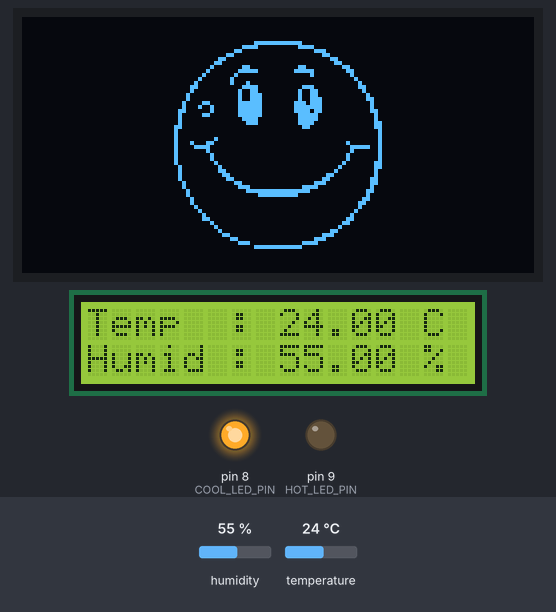
Recording of a sketch running on a simulated Arduino Uno, built with avr-gcc and run on an emulated ATmega328P. Shown: 128×64 one-colour display, 16×2 character LCD, output pins drawn as LEDs (lit = HIGH). Inputs (shaded band) come from the test bench; at power-on: temperature 24 °C, humidity 55 %.

Above: at 2.3 s.
2.4 s: temperature set to 28 °C
At 3.9 s:
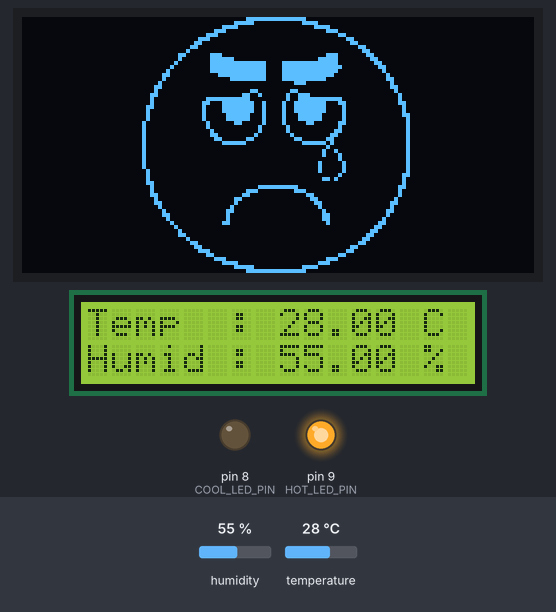
5.2 s: humidity set to 22 %
At 6.4 s:
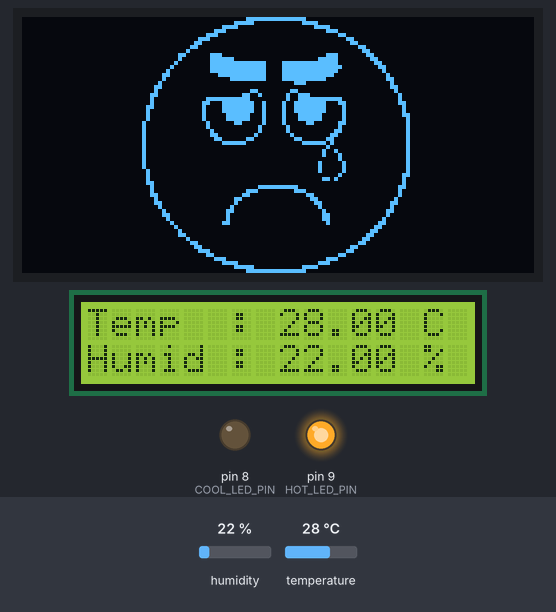
8.0 s: humidity set to 40 %
At 10.4 s:
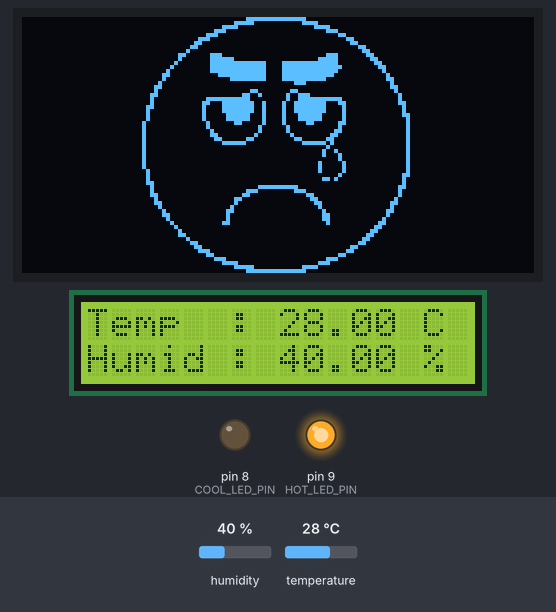
11.1 s: temperature set to 12 °C
At 13.0 s:
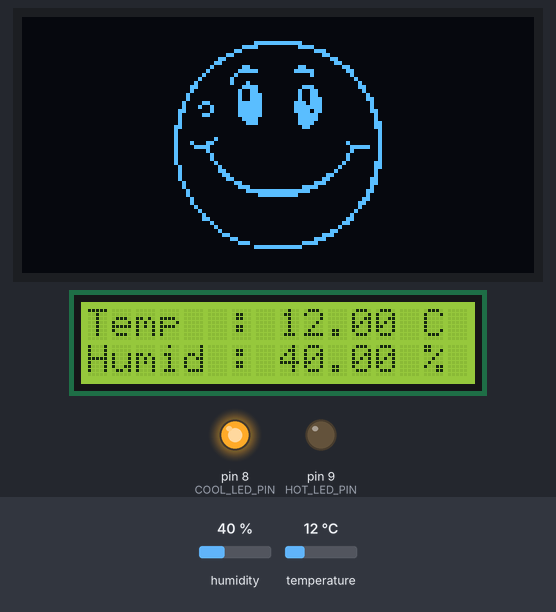
Timing chart, 0 to 14.5 s (numbered marks = the images above; inputs shaded):
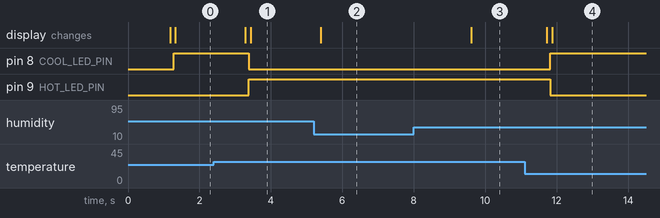

The sketch:

Tempreture_Animation.ino
```cpp
#include <Wire.h>
#include <LiquidCrystal_I2C.h>
#include <Adafruit_GFX.h>
#include <Adafruit_SSD1306.h>
#include <DHT.h>


#define SCREEN_WIDTH 128 // OLED display width, in pixels
#define SCREEN_HEIGHT 64 // OLED display height, in pixels
#define OLED_RESET     -1 // Reset pin # (or -1 if sharing Arduino reset pin)
#define OLED_ADDRESS  0x3C  // Replace with your OLED address
// Define the pin where the data pin is connected
#define DHTPIN 2      // DHT sensor connected to digital pin 2
#define DHTTYPE DHT11 // Change to DHT22 if you're using that sensor
#define HOT_LED_PIN 9  // Red LED connected to digital pin 3
#define COOL_LED_PIN 8 // green LED connected to digital pin 4

DHT dht(DHTPIN, DHTTYPE);

Adafruit_SSD1306 oled(SCREEN_WIDTH, SCREEN_HEIGHT, &Wire, OLED_RESET);
// Set the LCD address to 0x27 or the one you found using I2C scanner
#define LCD_ADDRESS  0x27  // Replace with your LCD address
LiquidCrystal_I2C lcd(LCD_ADDRESS, 16, 2);
const float HOT_THRESHOLD = 27.0; // Temperature threshold in °C

const unsigned char PROGMEM smiley_face[] = {
 0x00, 0x00, 0x00, 0x00, 0x00, 0x00, 0x00, 0x00, 0x00, 0x00, 0x00, 0x00, 0x00, 0x00, 0x00, 0x00,
	0x00, 0x00, 0x00, 0x00, 0x00, 0x00, 0x00, 0x00, 0x00, 0x00, 0x00, 0x00, 0x00, 0x00, 0x00, 0x00,
	0x00, 0x00, 0x00, 0x00, 0x00, 0x00, 0x00, 0x00, 0x00, 0x00, 0x00, 0x00, 0x00, 0x00, 0x00, 0x00,
	0x00, 0x00, 0x00, 0x00, 0x00, 0x00, 0x00, 0x00, 0x00, 0x00, 0x00, 0x00, 0x00, 0x00, 0x00, 0x00,
	0x00, 0x00, 0x00, 0x00, 0x00, 0x00, 0x00, 0x00, 0x00, 0x00, 0x00, 0x00, 0x00, 0x00, 0x00, 0x00,
	0x00, 0x00, 0x00, 0x00, 0x00, 0x00, 0x00, 0x00, 0x00, 0x00, 0x00, 0x00, 0x00, 0x00, 0x00, 0x00,
	0x00, 0x00, 0x00, 0x00, 0x00, 0x00, 0x00, 0x3f, 0xfc, 0x00, 0x00, 0x00, 0x00, 0x00, 0x00, 0x00,
	0x00, 0x00, 0x00, 0x00, 0x00, 0x00, 0x01, 0xe0, 0x07, 0x80, 0x00, 0x00, 0x00, 0x00, 0x00, 0x00,
	0x00, 0x00, 0x00, 0x00, 0x00, 0x00, 0x06, 0x00, 0x00, 0x70, 0x00, 0x00, 0x00, 0x00, 0x00, 0x00,
	0x00, 0x00, 0x00, 0x00, 0x00, 0x00, 0x18, 0x00, 0x00, 0x18, 0x00, 0x00, 0x00, 0x00, 0x00, 0x00,
	0x00, 0x00, 0x00, 0x00, 0x00, 0x00, 0x60, 0x00, 0x00, 0x06, 0x00, 0x00, 0x00, 0x00, 0x00, 0x00,
	0x00, 0x00, 0x00, 0x00, 0x00, 0x00, 0xc0, 0x00, 0x00, 0x03, 0x00, 0x00, 0x00, 0x00, 0x00, 0x00,
	0x00, 0x00, 0x00, 0x00, 0x00, 0x01, 0x01, 0x80, 0x06, 0x00, 0xc0, 0x00, 0x00, 0x00, 0x00, 0x00,
	0x00, 0x00, 0x00, 0x00, 0x00, 0x02, 0x03, 0xe0, 0x0f, 0x80, 0x60, 0x00, 0x00, 0x00, 0x00, 0x00,
	0x00, 0x00, 0x00, 0x00, 0x00, 0x04, 0x04, 0x00, 0x00, 0x80, 0x20, 0x00, 0x00, 0x00, 0x00, 0x00,
	0x00, 0x00, 0x00, 0x00, 0x00, 0x08, 0x08, 0x00, 0x00, 0x00, 0x10, 0x00, 0x00, 0x00, 0x00, 0x00,
	0x00, 0x00, 0x00, 0x00, 0x00, 0x10, 0x08, 0x80, 0x00, 0x00, 0x08, 0x00, 0x00, 0x00, 0x00, 0x00,
	0x00, 0x00, 0x00, 0x00, 0x00, 0x30, 0x01, 0xe0, 0x03, 0x80, 0x0c, 0x00, 0x00, 0x00, 0x00, 0x00,
	0x00, 0x00, 0x00, 0x00, 0x00, 0x20, 0x02, 0x60, 0x04, 0xc0, 0x04, 0x00, 0x00, 0x00, 0x00, 0x00,
	0x00, 0x00, 0x00, 0x00, 0x00, 0x40, 0x02, 0x70, 0x04, 0xc0, 0x02, 0x00, 0x00, 0x00, 0x00, 0x00,
	0x00, 0x00, 0x00, 0x00, 0x00, 0x40, 0x02, 0x70, 0x04, 0xe0, 0x03, 0x00, 0x00, 0x00, 0x00, 0x00,
	0x00, 0x00, 0x00, 0x00, 0x00, 0x86, 0x03, 0xf0, 0x0e, 0xe0, 0x01, 0x00, 0x00, 0x00, 0x00, 0x00,
	0x00, 0x00, 0x00, 0x00, 0x00, 0x89, 0x03, 0xf0, 0x0f, 0xe0, 0x01, 0x00, 0x00, 0x00, 0x00, 0x00,
	0x00, 0x00, 0x00, 0x00, 0x01, 0x81, 0x03, 0xf0, 0x0f, 0x60, 0x01, 0x80, 0x00, 0x00, 0x00, 0x00,
	0x00, 0x00, 0x00, 0x00, 0x01, 0x06, 0x03, 0xf0, 0x07, 0xc0, 0x00, 0x80, 0x00, 0x00, 0x00, 0x00,
	0x00, 0x00, 0x00, 0x00, 0x01, 0x00, 0x01, 0xe0, 0x07, 0xc0, 0x00, 0x80, 0x00, 0x00, 0x00, 0x00,
	0x00, 0x00, 0x00, 0x00, 0x01, 0x00, 0x00, 0xe0, 0x07, 0x80, 0x00, 0xc0, 0x00, 0x00, 0x00, 0x00,
	0x00, 0x00, 0x00, 0x00, 0x03, 0x00, 0x00, 0x00, 0x03, 0x00, 0x00, 0xc0, 0x00, 0x00, 0x00, 0x00,
	0x00, 0x00, 0x00, 0x00, 0x02, 0x00, 0x00, 0x00, 0x00, 0x00, 0x00, 0x40, 0x00, 0x00, 0x00, 0x00,
	0x00, 0x00, 0x00, 0x00, 0x02, 0x00, 0x00, 0x00, 0x00, 0x00, 0x00, 0x40, 0x00, 0x00, 0x00, 0x00,
	0x00, 0x00, 0x00, 0x00, 0x02, 0x00, 0x80, 0x00, 0x00, 0x00, 0x00, 0x40, 0x00, 0x00, 0x00, 0x00,
	0x00, 0x00, 0x00, 0x00, 0x02, 0x23, 0x00, 0x00, 0x00, 0x00, 0x40, 0x40, 0x00, 0x00, 0x00, 0x00,
	0x00, 0x00, 0x00, 0x00, 0x02, 0x1e, 0x00, 0x00, 0x00, 0x00, 0x3e, 0x40, 0x00, 0x00, 0x00, 0x00,
	0x00, 0x00, 0x00, 0x00, 0x02, 0x02, 0x00, 0x00, 0x00, 0x00, 0x20, 0x40, 0x00, 0x00, 0x00, 0x00,
	0x00, 0x00, 0x00, 0x00, 0x02, 0x01, 0x00, 0x00, 0x00, 0x00, 0x40, 0x40, 0x00, 0x00, 0x00, 0x00,
	0x00, 0x00, 0x00, 0x00, 0x02, 0x01, 0x00, 0x00, 0x00, 0x00, 0x40, 0x40, 0x00, 0x00, 0x00, 0x00,
	0x00, 0x00, 0x00, 0x00, 0x02, 0x00, 0x80, 0x00, 0x00, 0x00, 0x80, 0xc0, 0x00, 0x00, 0x00, 0x00,
	0x00, 0x00, 0x00, 0x00, 0x01, 0x00, 0x40, 0x00, 0x00, 0x01, 0x00, 0xc0, 0x00, 0x00, 0x00, 0x00,
	0x00, 0x00, 0x00, 0x00, 0x01, 0x00, 0x60, 0x00, 0x00, 0x02, 0x00, 0x80, 0x00, 0x00, 0x00, 0x00,
	0x00, 0x00, 0x00, 0x00, 0x01, 0x00, 0x30, 0x00, 0x00, 0x0c, 0x00, 0x80, 0x00, 0x00, 0x00, 0x00,
	0x00, 0x00, 0x00, 0x00, 0x01, 0x00, 0x18, 0x00, 0x00, 0x18, 0x01, 0x80, 0x00, 0x00, 0x00, 0x00,
	0x00, 0x00, 0x00, 0x00, 0x00, 0x80, 0x06, 0x00, 0x00, 0x70, 0x01, 0x80, 0x00, 0x00, 0x00, 0x00,
	0x00, 0x00, 0x00, 0x00, 0x00, 0x80, 0x03, 0x80, 0x03, 0xc0, 0x01, 0x00, 0x00, 0x00, 0x00, 0x00,
	0x00, 0x00, 0x00, 0x00, 0x00, 0x40, 0x00, 0xff, 0xff, 0x00, 0x03, 0x00, 0x00, 0x00, 0x00, 0x00,
	0x00, 0x00, 0x00, 0x00, 0x00, 0x40, 0x00, 0x1f, 0xf8, 0x00, 0x02, 0x00, 0x00, 0x00, 0x00, 0x00,
	0x00, 0x00, 0x00, 0x00, 0x00, 0x20, 0x00, 0x00, 0x00, 0x00, 0x06, 0x00, 0x00, 0x00, 0x00, 0x00,
	0x00, 0x00, 0x00, 0x00, 0x00, 0x20, 0x00, 0x00, 0x00, 0x00, 0x0c, 0x00, 0x00, 0x00, 0x00, 0x00,
	0x00, 0x00, 0x00, 0x00, 0x00, 0x10, 0x00, 0x00, 0x00, 0x00, 0x08, 0x00, 0x00, 0x00, 0x00, 0x00,
	0x00, 0x00, 0x00, 0x00, 0x00, 0x08, 0x00, 0x00, 0x00, 0x00, 0x10, 0x00, 0x00, 0x00, 0x00, 0x00,
	0x00, 0x00, 0x00, 0x00, 0x00, 0x04, 0x00, 0x00, 0x00, 0x00, 0x20, 0x00, 0x00, 0x00, 0x00, 0x00,
	0x00, 0x00, 0x00, 0x00, 0x00, 0x06, 0x00, 0x00, 0x00, 0x00, 0x60, 0x00, 0x00, 0x00, 0x00, 0x00,
	0x00, 0x00, 0x00, 0x00, 0x00, 0x01, 0x00, 0x00, 0x00, 0x00, 0xc0, 0x00, 0x00, 0x00, 0x00, 0x00,
	0x00, 0x00, 0x00, 0x00, 0x00, 0x00, 0x80, 0x00, 0x00, 0x01, 0x00, 0x00, 0x00, 0x00, 0x00, 0x00,
	0x00, 0x00, 0x00, 0x00, 0x00, 0x00, 0x40, 0x00, 0x00, 0x06, 0x00, 0x00, 0x00, 0x00, 0x00, 0x00,
	0x00, 0x00, 0x00, 0x00, 0x00, 0x00, 0x30, 0x00, 0x00, 0x1c, 0x00, 0x00, 0x00, 0x00, 0x00, 0x00,
	0x00, 0x00, 0x00, 0x00, 0x00, 0x00, 0x0c, 0x00, 0x00, 0x70, 0x00, 0x00, 0x00, 0x00, 0x00, 0x00,
	0x00, 0x00, 0x00, 0x00, 0x00, 0x00, 0x03, 0x80, 0x03, 0xc0, 0x00, 0x00, 0x00, 0x00, 0x00, 0x00,
	0x00, 0x00, 0x00, 0x00, 0x00, 0x00, 0x00, 0x3f, 0xfc, 0x00, 0x00, 0x00, 0x00, 0x00, 0x00, 0x00,
	0x00, 0x00, 0x00, 0x00, 0x00, 0x00, 0x00, 0x00, 0x00, 0x00, 0x00, 0x00, 0x00, 0x00, 0x00, 0x00,
	0x00, 0x00, 0x00, 0x00, 0x00, 0x00, 0x00, 0x00, 0x00, 0x00, 0x00, 0x00, 0x00, 0x00, 0x00, 0x00,
	0x00, 0x00, 0x00, 0x00, 0x00, 0x00, 0x00, 0x00, 0x00, 0x00, 0x00, 0x00, 0x00, 0x00, 0x00, 0x00,
	0x00, 0x00, 0x00, 0x00, 0x00, 0x00, 0x00, 0x00, 0x00, 0x00, 0x00, 0x00, 0x00, 0x00, 0x00, 0x00,
	0x00, 0x00, 0x00, 0x00, 0x00, 0x00, 0x00, 0x00, 0x00, 0x00, 0x00, 0x00, 0x00, 0x00, 0x00, 0x00,
	0x00, 0x00, 0x00, 0x00, 0x00, 0x00, 0x00, 0x00, 0x00, 0x00, 0x00, 0x00, 0x00, 0x00, 0x00, 0x00
};
const unsigned char smiley_sad[] PROGMEM = {
	0x00, 0x00, 0x00, 0x00, 0x00, 0x00, 0x00, 0xff, 0xfe, 0x00, 0x00, 0x00, 0x00, 0x00, 0x00, 0x00,
	0x00, 0x00, 0x00, 0x00, 0x00, 0x00, 0x07, 0xc0, 0x03, 0xc0, 0x00, 0x00, 0x00, 0x00, 0x00, 0x00,
	0x00, 0x00, 0x00, 0x00, 0x00, 0x00, 0x3c, 0x00, 0x00, 0x78, 0x00, 0x00, 0x00, 0x00, 0x00, 0x00,
	0x00, 0x00, 0x00, 0x00, 0x00, 0x00, 0xe0, 0x00, 0x00, 0x0e, 0x00, 0x00, 0x00, 0x00, 0x00, 0x00,
	0x00, 0x00, 0x00, 0x00, 0x00, 0x03, 0x80, 0x00, 0x00, 0x01, 0x80, 0x00, 0x00, 0x00, 0x00, 0x00,
	0x00, 0x00, 0x00, 0x00, 0x00, 0x0e, 0x00, 0x00, 0x00, 0x00, 0x60, 0x00, 0x00, 0x00, 0x00, 0x00,
	0x00, 0x00, 0x00, 0x00, 0x00, 0x18, 0x00, 0x00, 0x00, 0x00, 0x30, 0x00, 0x00, 0x00, 0x00, 0x00,
	0x00, 0x00, 0x00, 0x00, 0x00, 0x30, 0x00, 0x00, 0x00, 0x00, 0x0c, 0x00, 0x00, 0x00, 0x00, 0x00,
	0x00, 0x00, 0x00, 0x00, 0x00, 0x40, 0x00, 0x00, 0x00, 0x00, 0x06, 0x00, 0x00, 0x00, 0x00, 0x00,
	0x00, 0x00, 0x00, 0x00, 0x01, 0x81, 0xc0, 0x00, 0x00, 0x0e, 0x03, 0x00, 0x00, 0x00, 0x00, 0x00,
	0x00, 0x00, 0x00, 0x00, 0x01, 0x01, 0xf8, 0x00, 0x00, 0x3e, 0x01, 0x80, 0x00, 0x00, 0x00, 0x00,
	0x00, 0x00, 0x00, 0x00, 0x02, 0x01, 0xff, 0xf8, 0x7f, 0xfe, 0x00, 0xc0, 0x00, 0x00, 0x00, 0x00,
	0x00, 0x00, 0x00, 0x00, 0x04, 0x01, 0xff, 0xf8, 0x7f, 0xff, 0x00, 0x60, 0x00, 0x00, 0x00, 0x00,
	0x00, 0x00, 0x00, 0x00, 0x08, 0x01, 0xff, 0xf8, 0x7f, 0xfe, 0x00, 0x20, 0x00, 0x00, 0x00, 0x00,
	0x00, 0x00, 0x00, 0x00, 0x18, 0x00, 0x7f, 0xf8, 0x7f, 0xfc, 0x00, 0x10, 0x00, 0x00, 0x00, 0x00,
	0x00, 0x00, 0x00, 0x00, 0x10, 0x00, 0x0f, 0xf8, 0x7f, 0xf0, 0x00, 0x18, 0x00, 0x00, 0x00, 0x00,
	0x00, 0x00, 0x00, 0x00, 0x20, 0x00, 0x00, 0x00, 0x0e, 0x00, 0x00, 0x08, 0x00, 0x00, 0x00, 0x00,
	0x00, 0x00, 0x00, 0x00, 0x60, 0x00, 0x00, 0x00, 0x00, 0x00, 0x00, 0x0c, 0x00, 0x00, 0x00, 0x00,
	0x00, 0x00, 0x00, 0x00, 0x40, 0x00, 0x00, 0x60, 0x18, 0x00, 0x00, 0x04, 0x00, 0x00, 0x00, 0x00,
	0x00, 0x00, 0x00, 0x00, 0xc0, 0x00, 0x01, 0x90, 0x27, 0x00, 0x00, 0x02, 0x00, 0x00, 0x00, 0x00,
	0x00, 0x00, 0x00, 0x00, 0x80, 0x03, 0xff, 0x80, 0x27, 0xff, 0x00, 0x02, 0x00, 0x00, 0x00, 0x00,
	0x00, 0x00, 0x00, 0x00, 0x80, 0x06, 0x3f, 0xc8, 0x4f, 0xf1, 0x80, 0x03, 0x00, 0x00, 0x00, 0x00,
	0x00, 0x00, 0x00, 0x01, 0x80, 0x04, 0x3f, 0xc8, 0x4f, 0xf0, 0x80, 0x01, 0x00, 0x00, 0x00, 0x00,
	0x00, 0x00, 0x00, 0x01, 0x00, 0x04, 0x3f, 0xc8, 0x4f, 0xf0, 0x80, 0x01, 0x00, 0x00, 0x00, 0x00,
	0x00, 0x00, 0x00, 0x01, 0x00, 0x04, 0x1f, 0x88, 0x47, 0xe0, 0x80, 0x01, 0x80, 0x00, 0x00, 0x00,
	0x00, 0x00, 0x00, 0x01, 0x00, 0x04, 0x1f, 0x88, 0x47, 0xe0, 0x80, 0x00, 0x80, 0x00, 0x00, 0x00,
	0x00, 0x00, 0x00, 0x02, 0x00, 0x02, 0x06, 0x08, 0x41, 0x81, 0x80, 0x00, 0x80, 0x00, 0x00, 0x00,
	0x00, 0x00, 0x00, 0x02, 0x00, 0x02, 0x00, 0x10, 0x20, 0x01, 0x00, 0x00, 0x80, 0x00, 0x00, 0x00,
	0x00, 0x00, 0x00, 0x02, 0x00, 0x01, 0x00, 0x10, 0x20, 0x03, 0x00, 0x00, 0x80, 0x00, 0x00, 0x00,
	0x00, 0x00, 0x00, 0x02, 0x00, 0x01, 0x80, 0x20, 0x10, 0x06, 0x00, 0x00, 0x80, 0x00, 0x00, 0x00,
	0x00, 0x00, 0x00, 0x02, 0x00, 0x00, 0xc0, 0xc0, 0x0c, 0x0c, 0x00, 0x00, 0x80, 0x00, 0x00, 0x00,
	0x00, 0x00, 0x00, 0x02, 0x00, 0x00, 0x3f, 0x00, 0x03, 0xf4, 0x00, 0x00, 0x80, 0x00, 0x00, 0x00,
	0x00, 0x00, 0x00, 0x02, 0x00, 0x00, 0x00, 0x00, 0x00, 0x08, 0x00, 0x00, 0x80, 0x00, 0x00, 0x00,
	0x00, 0x00, 0x00, 0x02, 0x00, 0x00, 0x00, 0x00, 0x00, 0x12, 0x00, 0x00, 0x80, 0x00, 0x00, 0x00,
	0x00, 0x00, 0x00, 0x02, 0x00, 0x00, 0x00, 0x00, 0x00, 0x11, 0x00, 0x00, 0x80, 0x00, 0x00, 0x00,
	0x00, 0x00, 0x00, 0x02, 0x00, 0x00, 0x00, 0x00, 0x00, 0x01, 0x00, 0x00, 0x80, 0x00, 0x00, 0x00,
	0x00, 0x00, 0x00, 0x02, 0x00, 0x00, 0x00, 0x00, 0x00, 0x20, 0x80, 0x00, 0x80, 0x00, 0x00, 0x00,
	0x00, 0x00, 0x00, 0x02, 0x00, 0x00, 0x00, 0x00, 0x00, 0x20, 0x80, 0x00, 0x80, 0x00, 0x00, 0x00,
	0x00, 0x00, 0x00, 0x01, 0x00, 0x00, 0x00, 0x00, 0x00, 0x20, 0x80, 0x00, 0x80, 0x00, 0x00, 0x00,
	0x00, 0x00, 0x00, 0x01, 0x00, 0x00, 0x00, 0x00, 0x00, 0x01, 0x00, 0x01, 0x80, 0x00, 0x00, 0x00,
	0x00, 0x00, 0x00, 0x01, 0x00, 0x00, 0x00, 0x00, 0x00, 0x1a, 0x00, 0x01, 0x00, 0x00, 0x00, 0x00,
	0x00, 0x00, 0x00, 0x01, 0x80, 0x00, 0x00, 0x00, 0x00, 0x00, 0x00, 0x01, 0x00, 0x00, 0x00, 0x00,
	0x00, 0x00, 0x00, 0x00, 0x80, 0x00, 0x00, 0x1f, 0xf8, 0x00, 0x00, 0x03, 0x00, 0x00, 0x00, 0x00,
	0x00, 0x00, 0x00, 0x00, 0x80, 0x00, 0x00, 0xe0, 0x0e, 0x00, 0x00, 0x02, 0x00, 0x00, 0x00, 0x00,
	0x00, 0x00, 0x00, 0x00, 0xc0, 0x00, 0x01, 0x80, 0x01, 0x80, 0x00, 0x02, 0x00, 0x00, 0x00, 0x00,
	0x00, 0x00, 0x00, 0x00, 0x40, 0x00, 0x06, 0x00, 0x00, 0xc0, 0x00, 0x04, 0x00, 0x00, 0x00, 0x00,
	0x00, 0x00, 0x00, 0x00, 0x60, 0x00, 0x04, 0x00, 0x00, 0x60, 0x00, 0x0c, 0x00, 0x00, 0x00, 0x00,
	0x00, 0x00, 0x00, 0x00, 0x20, 0x00, 0x08, 0x00, 0x00, 0x20, 0x00, 0x08, 0x00, 0x00, 0x00, 0x00,
	0x00, 0x00, 0x00, 0x00, 0x10, 0x00, 0x18, 0x00, 0x00, 0x10, 0x00, 0x18, 0x00, 0x00, 0x00, 0x00,
	0x00, 0x00, 0x00, 0x00, 0x18, 0x00, 0x10, 0x00, 0x00, 0x18, 0x00, 0x10, 0x00, 0x00, 0x00, 0x00,
	0x00, 0x00, 0x00, 0x00, 0x08, 0x00, 0x10, 0x00, 0x00, 0x18, 0x00, 0x20, 0x00, 0x00, 0x00, 0x00,
	0x00, 0x00, 0x00, 0x00, 0x04, 0x00, 0x30, 0x00, 0x00, 0x08, 0x00, 0x60, 0x00, 0x00, 0x00, 0x00,
	0x00, 0x00, 0x00, 0x00, 0x02, 0x00, 0x00, 0x00, 0x00, 0x00, 0x00, 0xc0, 0x00, 0x00, 0x00, 0x00,
	0x00, 0x00, 0x00, 0x00, 0x01, 0x00, 0x00, 0x00, 0x00, 0x00, 0x01, 0x80, 0x00, 0x00, 0x00, 0x00,
	0x00, 0x00, 0x00, 0x00, 0x01, 0x80, 0x00, 0x00, 0x00, 0x00, 0x03, 0x00, 0x00, 0x00, 0x00, 0x00,
	0x00, 0x00, 0x00, 0x00, 0x00, 0x40, 0x00, 0x00, 0x00, 0x00, 0x06, 0x00, 0x00, 0x00, 0x00, 0x00,
	0x00, 0x00, 0x00, 0x00, 0x00, 0x30, 0x00, 0x00, 0x00, 0x00, 0x0c, 0x00, 0x00, 0x00, 0x00, 0x00,
	0x00, 0x00, 0x00, 0x00, 0x00, 0x18, 0x00, 0x00, 0x00, 0x00, 0x30, 0x00, 0x00, 0x00, 0x00, 0x00,
	0x00, 0x00, 0x00, 0x00, 0x00, 0x0e, 0x00, 0x00, 0x00, 0x00, 0x60, 0x00, 0x00, 0x00, 0x00, 0x00,
	0x00, 0x00, 0x00, 0x00, 0x00, 0x03, 0x00, 0x00, 0x00, 0x01, 0x80, 0x00, 0x00, 0x00, 0x00, 0x00,
	0x00, 0x00, 0x00, 0x00, 0x00, 0x00, 0xe0, 0x00, 0x00, 0x0e, 0x00, 0x00, 0x00, 0x00, 0x00, 0x00,
	0x00, 0x00, 0x00, 0x00, 0x00, 0x00, 0x3c, 0x00, 0x00, 0x38, 0x00, 0x00, 0x00, 0x00, 0x00, 0x00,
	0x00, 0x00, 0x00, 0x00, 0x00, 0x00, 0x07, 0xc0, 0x03, 0xc0, 0x00, 0x00, 0x00, 0x00, 0x00, 0x00,
	0x00, 0x00, 0x00, 0x00, 0x00, 0x00, 0x00, 0xff, 0xfe, 0x00, 0x00, 0x00, 0x00, 0x00, 0x00, 0x00
};


void setup() {

  // Initialize the oled display
  if(!oled.begin(SSD1306_SWITCHCAPVCC, OLED_ADDRESS)) { // Address 0x3C for 128x64
    Serial.println(F("SSD1306 allocation failed"));
    for(;;);
  }
  Serial.begin(9600);
  dht.begin();

  pinMode(HOT_LED_PIN, OUTPUT);
  pinMode(COOL_LED_PIN, OUTPUT);


  oled.clearDisplay();
  oled.setTextSize(1);
  oled.setTextColor(SSD1306_WHITE);
  oled.setCursor(0, 0);
  oled.print(F("OLED Initialized"));
  oled.display();            // Display text
  delay(1000);


  lcd.init();           // Initialize the LCD
  lcd.backlight();       // Turn on the backlight
  lcd.setCursor(0, 0);   // Set the cursor to column 0, line 0
  lcd.print("Temp  : "); // Print message
  lcd.setCursor(0, 1);   // Set the cursor to column 0, line 0
  lcd.print("Humid : "); // Print message

}

void loop() {
    // Read the temperature as Celsius
  float temperature = dht.readTemperature();
  // Read the humidity
  float humidity = dht.readHumidity();

  // Check if any reads failed and exit early (to try again)
  if (isnan(temperature) || isnan(humidity)) {
    lcd.setCursor(6, 0);
    lcd.print("Error");
    lcd.setCursor(8, 1);
    lcd.print("Error");
    return;
  }

  // Print the temperature to the LCD
  lcd.setCursor(8, 0);
  lcd.print(temperature);
  lcd.print(" C");

  // Print the humidity to the LCD
  lcd.setCursor(8, 1);
  lcd.print(humidity);
  lcd.print(" %");

  // Delay between readings
  delay(100);

  // Control LEDs based on the temperature reading
  if (temperature >= HOT_THRESHOLD) {
    digitalWrite(HOT_LED_PIN, HIGH); // Turn on red LED
    digitalWrite(COOL_LED_PIN, LOW); // Turn off blue LED
    // Display the open eye
    oled.clearDisplay();
    oled.setTextSize(1);
    oled.drawBitmap(0, 0, smiley_sad, 128, 64, SSD1306_WHITE);
    oled.display();
  } else {
    digitalWrite(HOT_LED_PIN, LOW);  // Turn off red LED
    digitalWrite(COOL_LED_PIN, HIGH); // Turn on blue LED
    // Display the open eye
    oled.clearDisplay();
    oled.setTextSize(1);
    oled.drawBitmap(0, 0, smiley_face, 128, 64, SSD1306_WHITE);
    oled.display();
  }


}
```

Measured:
- the behaviour switches between 26 and 27 °C on temperature (found by bisection; images 0 and 1)
- after the input at 2.4 s, pin 8 (COOL_LED_PIN): HIGH → LOW after 0.98 s; pin 9 (HOT_LED_PIN): LOW → HIGH after 0.98 s; the display: first changes after 0.88 s (image 1 shows a later state)
- after the input at 5.2 s, the display: changes after 0.19 s (image 2)
- after the input at 8.0 s, the display: changes after 1.6 s (image 3)
- after the input at 11.1 s, pin 8 (COOL_LED_PIN): LOW → HIGH after 0.72 s; pin 9 (HOT_LED_PIN): HIGH → LOW after 0.72 s; the display: first changes after 0.62 s (image 4 shows a later state)
